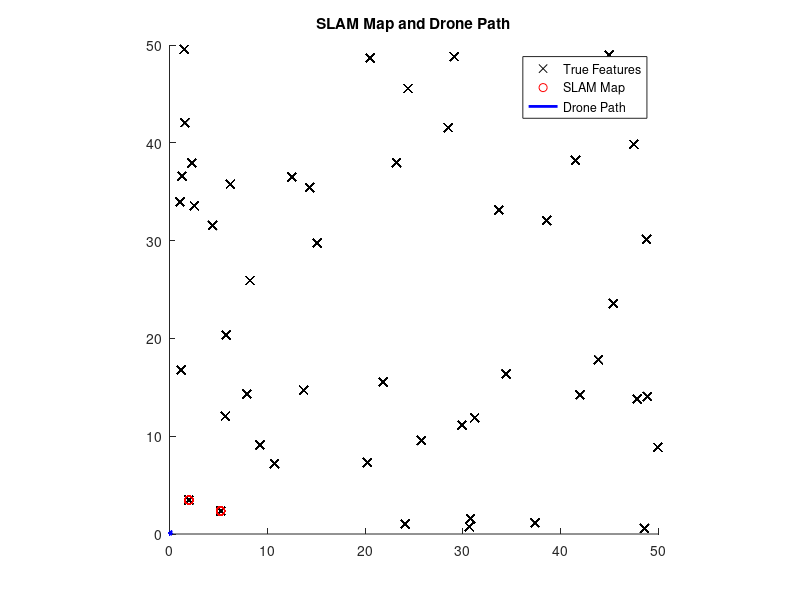

MATLAB code for this plot:
% Initialize parameters map building
numFrames = 100; % Number of frames to simulate
map = []; % Initialize an empty map
pose = [0; 0]; % Initialize drone's position
poses = pose; % To store all positions (path)
sigma_process = 0.1; % Process noise
sigma_measurement = 0.05; % Measurement noise

% Simulate Sensor Data (for simplicity, generate random features in the environment)
environmentSize = 50;
features = environmentSize * rand(2, 50); % 50 random features in the environment

% Visualization setup
figure;
hold on;
axis equal;
xlim([0 environmentSize]);
ylim([0 environmentSize]);

% Simulate SLAM Process
for frame = 1:numFrames
    % Simulate drone motion (random walk)
    delta_pose = [randn * sigma_process; randn * sigma_process];
    pose = pose + delta_pose;
    poses = [poses, pose];
    
    % Simulate sensor measurements (distances to features with noise)
    distances = sqrt(sum((features - pose).^2, 1)) + randn(1, size(features, 2)) * sigma_measurement;
    
    % Feature detection (threshold on distance to detect nearby features)
    visible_features = features(:, distances < 10);
    
    % Add detected features to the map (simple 2D point-based map)
    map = [map, visible_features];
    
    % Visualize the process
    plot(features(1, :), features(2, :), 'kx'); % True feature locations
    plot(map(1, :), map(2, :), 'ro'); % SLAM map
    plot(poses(1, :), poses(2, :), 'b-', 'LineWidth', 2); % Drone path
    pause(0.1);
end

title('SLAM Map and Drone Path');
legend('True Features', 'SLAM Map', 'Drone Path');
